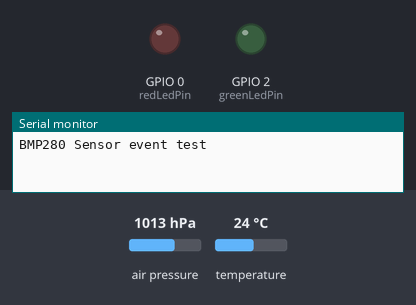
The sketch below on a simulated ESP8266 (NodeMCU). On the bench: output pins drawn as LEDs (lit = HIGH), the last lines printed to the serial monitor. The inputs (shaded band) are chosen by the test bench; at power-on: air pressure 1013 hPa, temperature 24 °C. WiFi joins after 1.5 s; servers stay silent unless stated; the local clock reads 2024-03-15 10:24:30 at power-on unless the sketch sets it.

Above: at 0.1 s.
At 1.9 s:
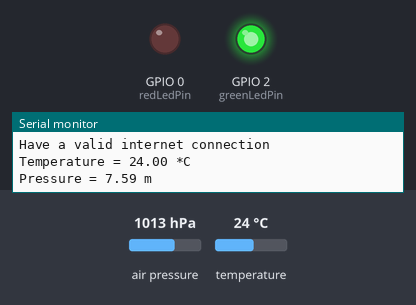
Timing chart, 0 to 3.4 s (numbered marks = the images above):
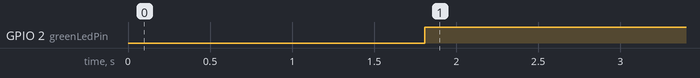

The sketch:

bmp280_sensor_blynk1.ino
```cpp
// (licence header left out)
#define BLYNK_PRINT Serial
#include <Wire.h>
#include <SPI.h>
#include <ESP8266WiFi.h>
#include <BlynkSimpleEsp8266.h>
#include <Adafruit_BMP280.h>
#include <TimeLib.h>
#include <WidgetRTC.h>

Adafruit_BMP280 bmp; // use I2C interface
Adafruit_Sensor *bmp_temp = bmp.getTemperatureSensor();
Adafruit_Sensor *bmp_pressure = bmp.getPressureSensor();

// You should get Auth Token in the Blynk App.
// Go to the Project Settings (nut icon).
char auth[] = " 9PjpcgGHMNtFJKh-DIDZ2daetvas8qG-8";

// Your WiFi credentials.
// Set password to "" for open networks.
char ssid[] = "SSID";
char pass[] = "PASSWORD";

BlynkTimer timer;
WidgetRTC rtc;

#define redLedPin 0// D3
#define greenLedPin 2// D4

void clockDisplay()
{
  String upTime = String(hour()) + " : " + minute() + " : " + second();
  String uptoDate = String(day()-1) + " : " + String(month()-1) + " : " + String(year()-1970);
  Serial.print("Up Time: ");
  Serial.print(" ");
  Serial.print(upTime);
  Serial.println();
  Serial.print("up to date Date:");
  Serial.print(" ");
  Serial.print(uptoDate);
  Serial.println();

  Blynk.virtualWrite(V8,upTime); //writing into virtual pin 8
  Blynk.virtualWrite(V9,uptoDate); //writing into virtual pin 9


}

BLYNK_CONNECTED(){
    rtc.begin();
  }


void mySensorEvent()
{
  sensors_event_t temp_event, pressure_event;
  bmp_temp->getEvent(&temp_event);
  bmp_pressure->getEvent(&pressure_event);
  float  temp = temp_event.temperature;
  float pressure = pressure_event.pressure;
  float altitude = pressure/(13.6*9.80);

  Blynk.virtualWrite(V5,temp);
  Blynk.virtualWrite(V6,pressure);
  Blynk.virtualWrite(V7,altitude);

  if ( temp < 12)
  {
    Blynk.notify("It is a Extream Winter!");
    Blynk.email("Baponkar600@gmail.com","ESP8266 Sensor alert!","It is a Extream Winter!");
  }
  else if ( temp > 40)
  {
    Blynk.notify("It is a Extream hot!");
     Blynk.email("Baponkar@gmail.com","ESP8266 Sensor alert!","It is a Extream hot!");
  }

}


void setup() {

  pinMode(redLedPin, OUTPUT);
  pinMode(greenLedPin, OUTPUT);

  Serial.begin(9600);
  Serial.println(F("BMP280 Sensor event test"));


  WiFi.hostname("BMP280 Device"); //setting custom device name

  Blynk.begin(auth, ssid, pass);

  timer.setInterval(1000L,mySensorEvent);
  timer.setInterval(1000L,clockDisplay);


  if (!bmp.begin(0x76)) {  //0x76 is the i2c address of esp8266 device .You can get this address by uploading i2c scanner program into esp8266.
    Serial.println(F("Could not find a valid BMP280 sensor, check wiring!"));
    while (1) delay(10);
  }

  /* Default settings from datasheet. */
  bmp.setSampling(Adafruit_BMP280::MODE_NORMAL,     /* Operating Mode. */
                  Adafruit_BMP280::SAMPLING_X2,     /* Temp. oversampling */
                  Adafruit_BMP280::SAMPLING_X16,    /* Pressure oversampling */
                  Adafruit_BMP280::FILTER_X16,      /* Filtering. */
                  Adafruit_BMP280::STANDBY_MS_500); /* Standby time. */

  bmp_temp->printSensorDetails();
}

void loop() {

  Blynk.run();
  timer.run();
  sensors_event_t temp_event, pressure_event;
  bmp_temp->getEvent(&temp_event);
  bmp_pressure->getEvent(&pressure_event);

  if (Blynk.connected()){
    digitalWrite(greenLedPin,HIGH); //if board eastablish a internet connection
    digitalWrite(redLedPin,LOW);
    Serial.println("Have a valid internet connection");
  }
  else {
    digitalWrite(redLedPin,HIGH);  //if board lost internet connection
    digitalWrite(greenLedPin,LOW);
    Serial.println("Sorry! Have not a valid internet connection");
  }

  Serial.print(F("Temperature = "));
  Serial.print(temp_event.temperature);
  Serial.println(" *C");

  Serial.print(F("Pressure = "));
  Serial.print(pressure_event.pressure/(13.6*9.81));
  Serial.println(" m");

  Serial.println();
  delay(2000);
}
```

Measured:
- by itself, GPIO 2 (greenLedPin): LOW → HIGH at 1.8 s
